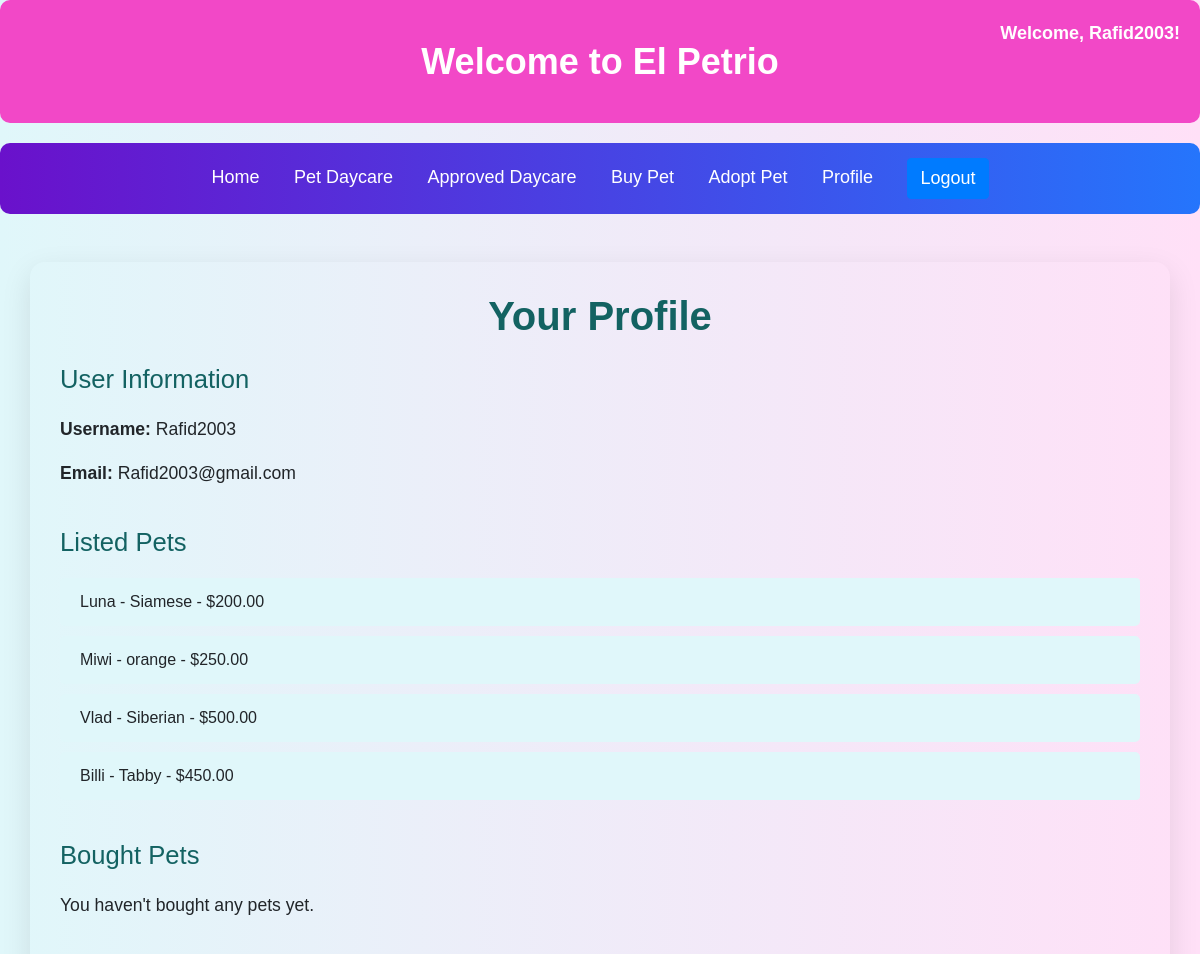
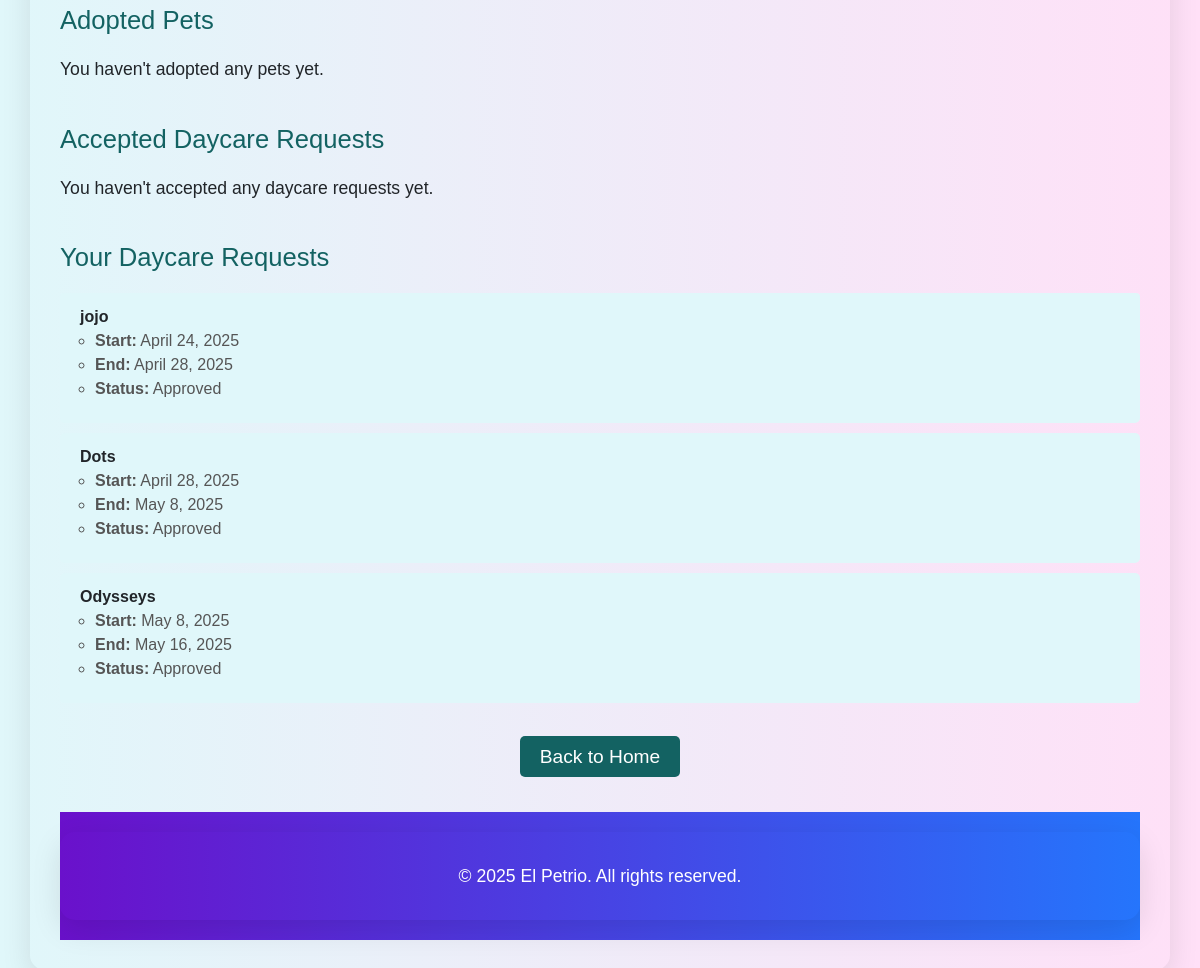
Screenshot of /profile/ (signed in) with the database file from the repository (2 pictures, top to bottom).
### app1/models.py (models this page shows, shortened)
class Petadd(models.Model):
    name = models.CharField(max_length=255)
    breed = models.CharField(max_length=255)
    age = models.IntegerField()
    identifying_marks = models.TextField()
    price = models.DecimalField(max_digits=10, decimal_places=2)
    owner = models.ForeignKey(User, on_delete=models.CASCADE, related_name='owned_pets')
    image = models.ImageField(upload_to='pets/')
    sold = models.BooleanField(default=False)
    is_approved = models.BooleanField(default=False)
    is_for_adoption = models.BooleanField(default=False)
    buyer = models.ForeignKey(User, null=True, blank=True, on_delete=models.SET_NULL, related_name='bought_pets')
    adopter = models.ForeignKey(User, null=True, blank=True, on_delete=models.SET_NULL, related_name='adopted_pets')

class DaycareRequest(models.Model):
    user = models.ForeignKey(User, on_delete=models.CASCADE)
    pet_name = models.CharField(max_length=100)
    breed = models.CharField(max_length=100)
    age = models.PositiveIntegerField()
    identifying_marks = models.TextField()
    start_date = models.DateField()
    end_date = models.DateField()
    approved = models.BooleanField(default=False)
    rejected = models.BooleanField(default=False)
    accepted_by = models.ForeignKey(User, null=True, blank=True, on_delete=models.SET_NULL, related_name='accepted_requests')
    pet_photo = models.ImageField(upload_to='daycare_pets/', null=True, blank=True)

### app1/views.py (the view)
# urls.py: path('profile/', views.user_profile, name='user_profile'),
@login_required
def user_profile(request):
    user = request.user
    pets_listed = Petadd.objects.filter(owner=user)
    accepted_requests = DaycareRequest.objects.filter(accepted_by=user)
    daycare_requests = DaycareRequest.objects.filter(user=user)
    pets_bought = Petadd.objects.filter(buyer=user, sold=True)
    pets_adopted = Petadd.objects.filter(adopter=user, is_for_adoption=True, sold=True)
    return render(request, 'user_profile.html', {
        'user': user,
        'pets_listed': pets_listed,
        'daycare_requests': daycare_requests,
        'accepted_requests': accepted_requests,
        'pets_bought': pets_bought,
        'pets_adopted': pets_adopted
    })

### templates/user_profile.html (shortened to what this page needs)
{% load static %}
<!DOCTYPE html>
<html lang="en">
  <head>
    <link
      rel="stylesheet"
      href="https://cdn.jsdelivr.net/npm/bootstrap@4.3.1/dist/css/bootstrap.min.css"
    />
  </head>
  <body>
    {% include "navbar.html" %}
    <div class="container mt-5">
      <h2 class="text-center mb-4">Your Profile</h2>
      <div class="section">
        <h4>User Information</h4>
        <p><strong>Username:</strong> {{ user.username }}</p>
        <p><strong>Email:</strong> {{ user.email }}</p>
      </div>
      <div class="section">
        <h4>Listed Pets</h4>
        {% if pets_listed %}
        <ul class="list-group">
          {% for pet in pets_listed %}
          <li class="list-group-item">
            {{ pet.name }} - {{ pet.breed }} - ${{ pet.price }}
          </li>
          {% endfor %}
        </ul>
        {% else %}
        <p>You haven't listed any pets yet.</p>
        {% endif %}
      </div>
      <div class="section">
        <h4>Bought Pets</h4>
        {% if pets_bought %}
        <ul class="list-group">
          {% for pet in pets_bought %}
          <li class="list-group-item">
            {{ pet.name }} - {{ pet.breed }} - ${{ pet.price }}
          </li>
          {% endfor %}
        </ul>
        {% else %}
        <p>You haven't bought any pets yet.</p>
        {% endif %}
      </div>
      <div class="section">
        <h4>Adopted Pets</h4>
        {% if pets_adopted %}
        <ul class="list-group">
          {% for pet in pets_adopted %}
          <li class="list-group-item">{{ pet.name }} - {{ pet.breed }}</li>
          {% endfor %}
        </ul>
        {% else %}
        <p>You haven't adopted any pets yet.</p>
        {% endif %}
      </div>
      <div class="section">
        <h4>Accepted Daycare Requests</h4>
        {% if accepted_requests %}
        <ul class="list-group">
          {% for request in accepted_requests %}
          <li class="list-group-item">
            <strong>{{ request.pet_name }}</strong>
            <div class="daycare-request">
              <ul class="daycare-dates">
                <li>
                  <strong>Requested by:</strong> {{ request.user.username }}
                </li>
                <li><strong>Start:</strong> {{ request.start_date }}</li>
                <li><strong>End:</strong> {{ request.end_date }}</li>
              </ul>
            </div>
          </li>
          {% endfor %}
        </ul>
        {% else %}
        <p>You haven't accepted any daycare requests yet.</p>
        {% endif %}
      </div>
      <div class="section">
        <h4>Your Daycare Requests</h4>
        {% if daycare_requests %}
        <ul class="list-group">
          {% for request in daycare_requests %}
          <li class="list-group-item">
            <strong>{{ request.pet_name }}</strong>
            <div class="daycare-request">
              <ul class="daycare-dates">
                <li><strong>Start:</strong> {{ request.start_date }}</li>
                <li><strong>End:</strong> {{ request.end_date }}</li>
                <li>
                  <strong>Status:</strong>
                  {% if request.approved %} Approved {% elif request.rejected %}
                  Rejected {% elif request.accepted_by %} Accepted by {{
                  request.accepted_by.username }} {% else %} Pending {% endif %}
                </li>
              </ul>
            </div>
          </li>
          {% endfor %}
        </ul>
        {% else %}
        <p>You haven't made any daycare requests yet.</p>
        {% endif %}
      </div>
      <div class="text-center mt-4">
        <a href="{% url 'home' %}" class="btn-back">Back to Home</a>
      </div>
      <footer class="footer">
        <div class="container">
          <p>&copy; 2025 El Petrio. All rights reserved.</p>
        </div>
      </footer>
    </div>
  </body>
</html>

### templates/navbar.html
<div class="header">
  <h1>Welcome to El Petrio</h1>
  {% if user.is_authenticated %}
  <div class="welcome-message">Welcome, {{ user.username }}!</div>
  {% endif %}
</div>
<nav class="navigation">
  <a href="{% url 'home' %}">Home</a>
  <a href="{% url 'daycare' %}">Pet Daycare</a>
  <a href="{% url 'approved_daycare_requests' %}">Approved Daycare</a>
  <a href="{% url 'buy_pets' %}">Buy Pet</a>
  <a href="{% url 'adoption' %}">Adopt Pet</a>
  {% if user.is_authenticated %}
  <a href="{% url 'user_profile' %}">Profile</a>
  <a href="{% url 'logout' %}" class="btn btn-primary">Logout</a>
  {% else %}
  <a href="{% url 'login' %}" class="btn btn-primary">Login</a>
  {% endif %}
</nav>

### templates/user_profile.html (style rules this page uses)
body { background: linear-gradient(to right, #e0f7fa, #ffe0f7); font-family: "Arial", sans-serif; }
.header { background-color: #f248c7; color: #ffffff; padding: 40px; text-align: center; border-radius: 10px; margin-bottom: 20px; }
.header h1 { font-size: 36px; font-weight: 700; margin-bottom: 0; }
.navigation { background: linear-gradient(to right, #6a11cb, #2575fc); padding: 15px; text-align: center; width: 100%; border-radius: 10px; margin-bottom: 20px; }
.navigation a { color: #ffffff; margin: 0 15px; font-size: 18px; text-decoration: none; transition: color 0.3s ease; }
.welcome-message { position: absolute; top: 20px; right: 20px; font-size: 18px; font-weight: bold; color: #ffffff; }
.container { padding: 30px; border-radius: 15px; box-shadow: 0 10px 30px rgba(0, 0, 0, 0.1); }
h2 { color: #136262; font-size: 2.5em; font-weight: 700; animation: fadeIn 1.5s ease-in-out; }
h4 { color: #136262; font-size: 1.6em; margin-bottom: 20px; animation: fadeIn 1.5s ease-in-out; }
p { font-size: 1.1em; line-height: 1.6; animation: fadeIn 1.5s ease-in-out; }
.btn-back { background-color: #136262; color: white; font-size: 1.2em; padding: 10px 20px; border-radius: 5px; transition: background-color 0.3s ease; }
.list-group-item { background-color: #e0f7fa; border: none; border-radius: 5px; margin-bottom: 10px; animation: slideIn 1s ease-out; }
.section { margin-bottom: 40px; }
.daycare-request { margin-bottom: 10px; }
.daycare-dates { padding-left: 15px; font-size: 1em; color: #555; }
.footer { background: linear-gradient(to right, #6a11cb, #2575fc); color: #ffffff; padding: 20px 0; text-align: center; width: 100%; margin-top: 40px; }
.footer p { margin-bottom: 0; }

### rows the page displays
Petadd: name "Luna", breed "Siamese", price "200.00"
Petadd: name "Miwi", breed "orange", price "250.00"
Petadd: name "Vlad", breed "Siberian", price "500.00"
Petadd: name "Billi", breed "Tabby", price "450.00"
DaycareRequest: pet_name "jojo", start_date "April 24, 2025", end_date "April 28, 2025", approved "Approved"
DaycareRequest: pet_name "Dots", start_date "April 28, 2025", end_date "May 8, 2025", approved "Approved"
DaycareRequest: pet_name "Odysseys", start_date "May 8, 2025", end_date "May 16, 2025", approved "Approved"

### other values shown
{{ user.username }} "Rafid2003"
{{ user.email }} "Rafid2003@gmail.com"
